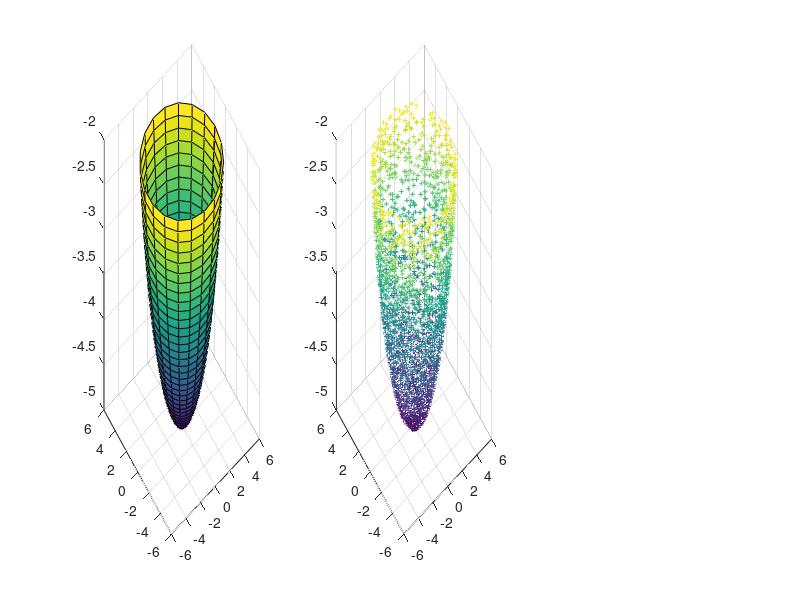

Write the MATLAB code that produced this figure. (Note: this script raises an error after producing the figure.)
function [X, Y] = punched_sphere(N)

    if ~exist('N', 'var')
        disp("USING DEFAULT N = 4000");
        N = 4000;
    end

    % REAL MANIFOLD
    t = linspace(2, pi, 40);
    s = linspace(0, 2*pi, 20);
    
    [theta, phi] = meshgrid(t, s);
    R = 5 * ones(size(theta));
    
    x = R.*sin(theta).*cos(phi);
    y = R.*sin(theta).*sin(phi);
    z = R.*cos(theta);
    
    subplot(1, 3, 1);
    surf(x, y, z);
    
    % SAMPLED MANIFOLD
    theta = (pi - 2) * rand(1, N) + 2;
    phi = 2* pi * rand(1, N);
    R = 5;

    x = R.*sin(theta).*cos(phi);
    y = R.*sin(theta).*sin(phi);
    z = R.*cos(theta);
    
    % STORING THE SAMPLED MANIFOLD TO OUTPUT
    X = [x; y; z];
    
    subplot(1, 3, 2); 
    scatter3(x, y, z, 12, z, '+');
    
    Y = lle(X);

    % SCATTERPLOT OF EMBEDDING
    subplot(1, 3, 3); cla;
    scatter(Y(1,:), Y(2,:), 12, z,'+');

end

